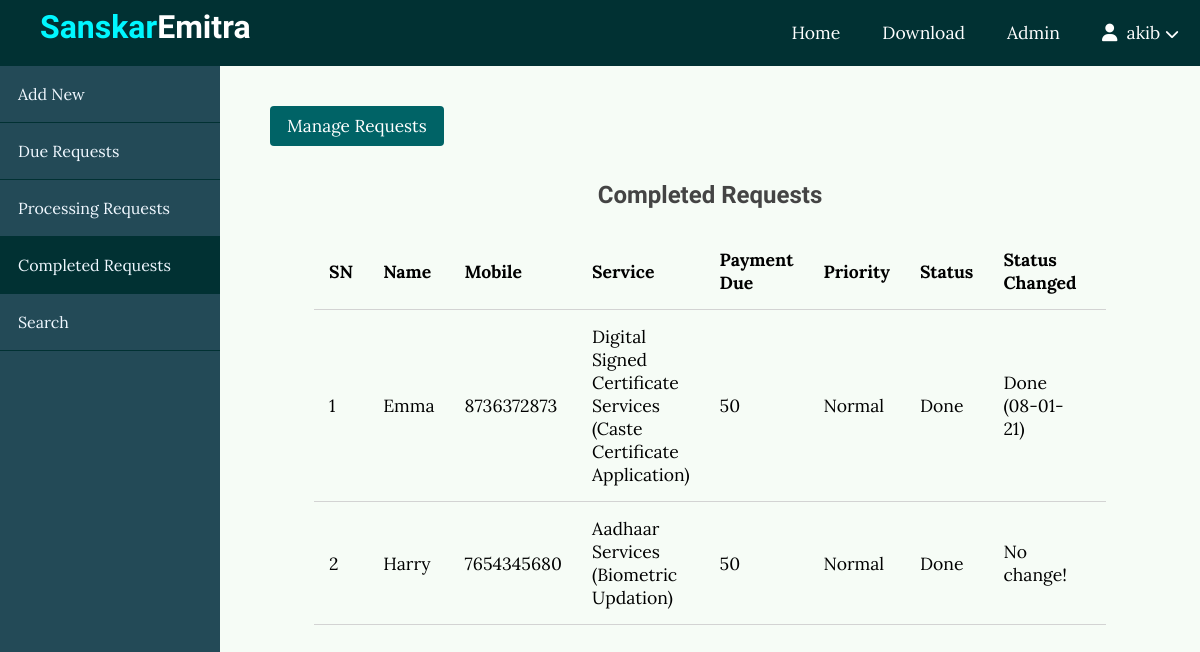
Before: /customer/completed (signed in) with the older database file.
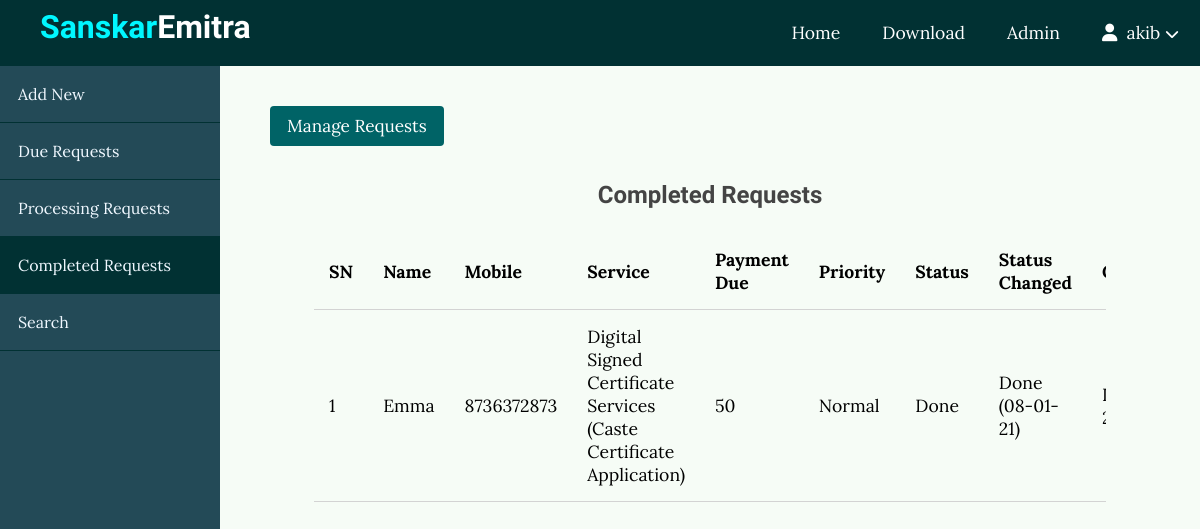
After: the same page with the newer database file.
### customer/models.py (models this page shows)
class CustomerRecord(models.Model):
    name = models.CharField(max_length=100)
    mobile = models.CharField(max_length=10)
    service = models.CharField(max_length=100)
    subservice = models.CharField(max_length=100)
    payment = models.IntegerField()
    advance = models.IntegerField(default=0)
    priority = models.CharField(max_length=6)
    status = models.CharField(max_length=10, default='Due')
    StatusChanged = models.CharField(max_length=30, default='No change!')
    date = models.DateField(auto_now_add=True, blank=False)

### customer/views.py (the view)
# urls.py: path('completed', views.completed_view, name='completed'),
@login_required(login_url="emitr:login")
def completed_view(request):
    records = CustomerRecord.objects.filter(status='Done').order_by('-date')
    PaymentList = []
    for record in records:
        PaymentList.append((record.payment - record.advance))
    return render(request, 'customer/completed.html', {
        'records': zip(records, PaymentList)
    })

### customer/templates/customer/completed.html (shortened to what this page needs)
{% extends 'customer/layout.html' %}
{% block main %}
    <div class="admin-content">
        <div class="button-group">
            <div class="left">
                <button class="btn"><a href="{% url 'customer:manage_completed' %}">Manage Requests</a></button>
            </div>
        </div>
        <div class="content">
            <h2 class="page-title">Completed Requests</h2>
            <table>
                <thead>
                    <th>SN</th>
                    <th>Name</th>
                    <th>Mobile</th>
                    <th>Service</th>
                    <th>Payment Due</th>
                    <th>Priority</th>
                    <th>Status</th>
                    <th>Status Changed</th>
                    <th>Created</th>
                </thead>
                <tbody>
                    {% for record, RemainingPayment in records %}
                    <tr>
                        <td>{{ forloop.counter }}</td>
                        <td>{{ record.name }}</td>
                        <td>{{ record.mobile }}</td>
                        <td>{{ record.service }} ({{ record.subservice }})</td>
                        <td>{{ RemainingPayment }}</td>
                        <td>{{ record.priority }}</td>
                        <td>{{ record.status }}</td>
                        <td>{{ record.StatusChanged }}</td>
                        <td>{{ record.date }}</td>
                    </tr>
                    {% empty %}
                        <td colspan="9" style="text-align: center;"><h3>No Record to Show!</h3></td>
                    {% endfor %}
                </tbody>
            </table>
        </div>
    </div>
{% endblock %}

Changed rows visible on the page:
no longer on this page (row edited): CustomerRecord: name "Harry", mobile "7654345680", service "Aadhaar Services", subservice "Biometric Updation", advance "50", priority "Normal", status "Done", StatusChanged "No change!"
